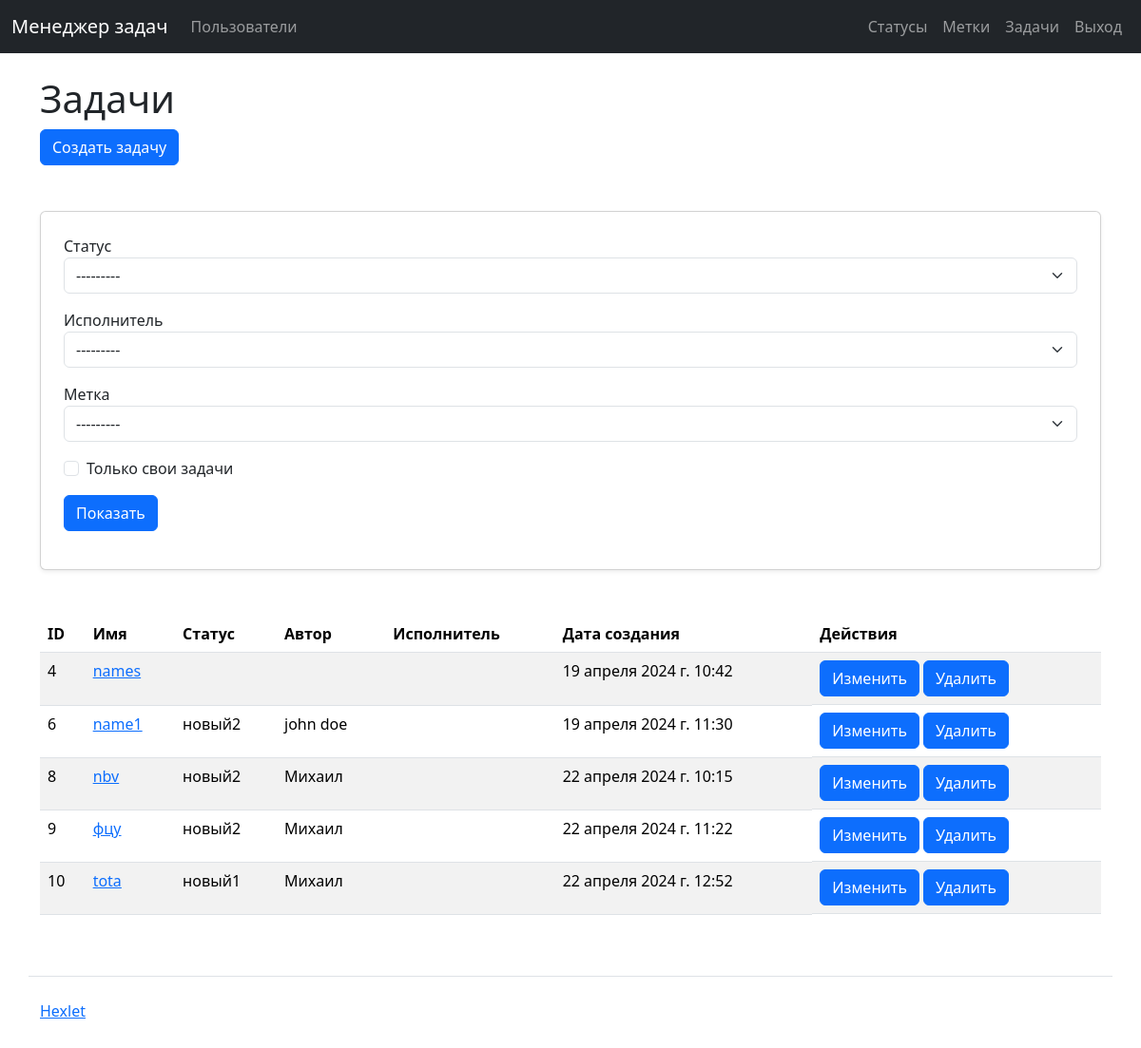
/tasks/ (signed in), run on an earlier commit of the app's database.
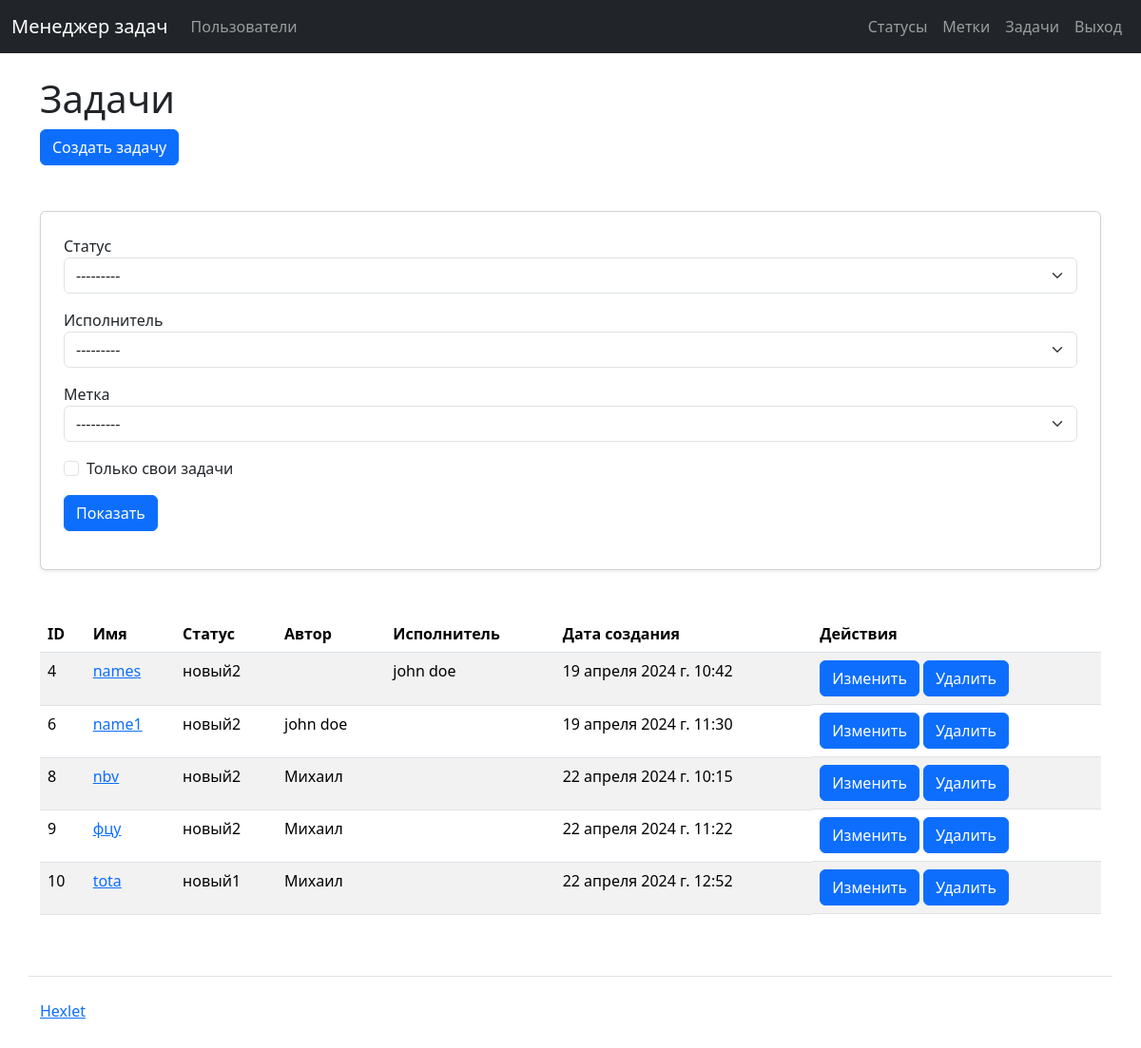
And on a later commit of the database.
### task_manager/tasks/models.py (models this page shows)
class Task(models.Model):
    name = models.CharField(max_length=150)
    description = models.TextField(blank=True)
    status = models.ForeignKey(Status, on_delete=models.SET_NULL, null=True)
    author = models.ForeignKey(User, on_delete=models.SET_NULL,
                               related_name='author', null=True)
    executor = models.ForeignKey(User, on_delete=models.SET_NULL, null=True,
                                 blank=True)
    labels = models.ManyToManyField(Label, blank=True)
    created_at = models.DateTimeField(auto_now_add=True)

### task_manager/statuses/models.py (models this page shows)
class Status(models.Model):
    name = models.CharField(max_length=100)
    created_at = models.DateTimeField(auto_now_add=True)

### task_manager/users/models.py (models this page shows)
class User(AbstractUser):
    pass

### task_manager/tasks/views.py (the view)
# urls.py: path('', TasksView.as_view(model=Task), name='tasks'),
class TasksView(LoginRequiredMixin, FilterView):
    def get(self, request):
        is_creator = False
        if (request.GET.get('only_own_tasks')):
            tasks = TaskFilter(request.GET, queryset=Task.objects.all()
                               .filter(author_id=request.user.id))
            is_creator = True
        else:
            tasks = TaskFilter(request.GET, queryset=Task.objects.all())
        return render(request, 'tasks/task_filter.html',
                      {'filter': tasks, 'is_creator': is_creator})

### task_manager/tasks/templates/tasks/task_filter.html (shortened to what the changed rows need)
{% extends "application.html" %}
{% load i18n %}
{% load django_bootstrap5 %}
{% block header %}
    <h1>{% translate 'tasks' %}</h1>
{% endblock %}
{% block content %}
    <table class="table table-striped mt-5">
        <thead>
            <tr>
                <th>{% translate 'id' %}</th>
                <th>{% translate 'status_name' %}</th>
                <th>{% translate 'status' %}</th>
                <th>{% translate 'author' %}</th>
                <th>{% translate 'executor' %}</th>
                <th>{% translate 'created_at' %}</th>
                <th>{% translate 'actions' %}</th>
            </tr>
        </thead>
        <tbody>
            {% for task in filter.qs %}
                <tr>
                    <td>{{ task.id }}</td>
                    <td>
                        <a href="{% url 'tasks' %}{{ task.id }}">{{ task.name }}</a>
                    </td>
                    <td>{{ task.status.name }}</td>
                    <td>{{ task.author.first_name }} {{task.author.last_name }}</td>
                    <td>{{ task.executor.first_name }} {{ task.executor.last_name }}</td>
                    <td>{{ task.created_at }}</td>
                    <td class="d-flex">
                        <a href="{% url 'tasks' %}{{ task.id }}/update/" class="btn btn-primary me-1">{% translate 'edit_user_btn' %}</a>
                        <a href="{% url 'tasks' %}{{ task.id }}/delete/" class="btn btn-primary me-1">{% translate 'remove' %}</a>
                    </td>
                </tr>
            {% endfor %}
        </tbody>
    </table>
{% endblock %}

What changed in the data, as far as the page shows it:
changed Task "names": status.name (not shown) → "новый2"; executor.first_name (not shown) → "john"; executor.last_name (not shown) → "doe"
